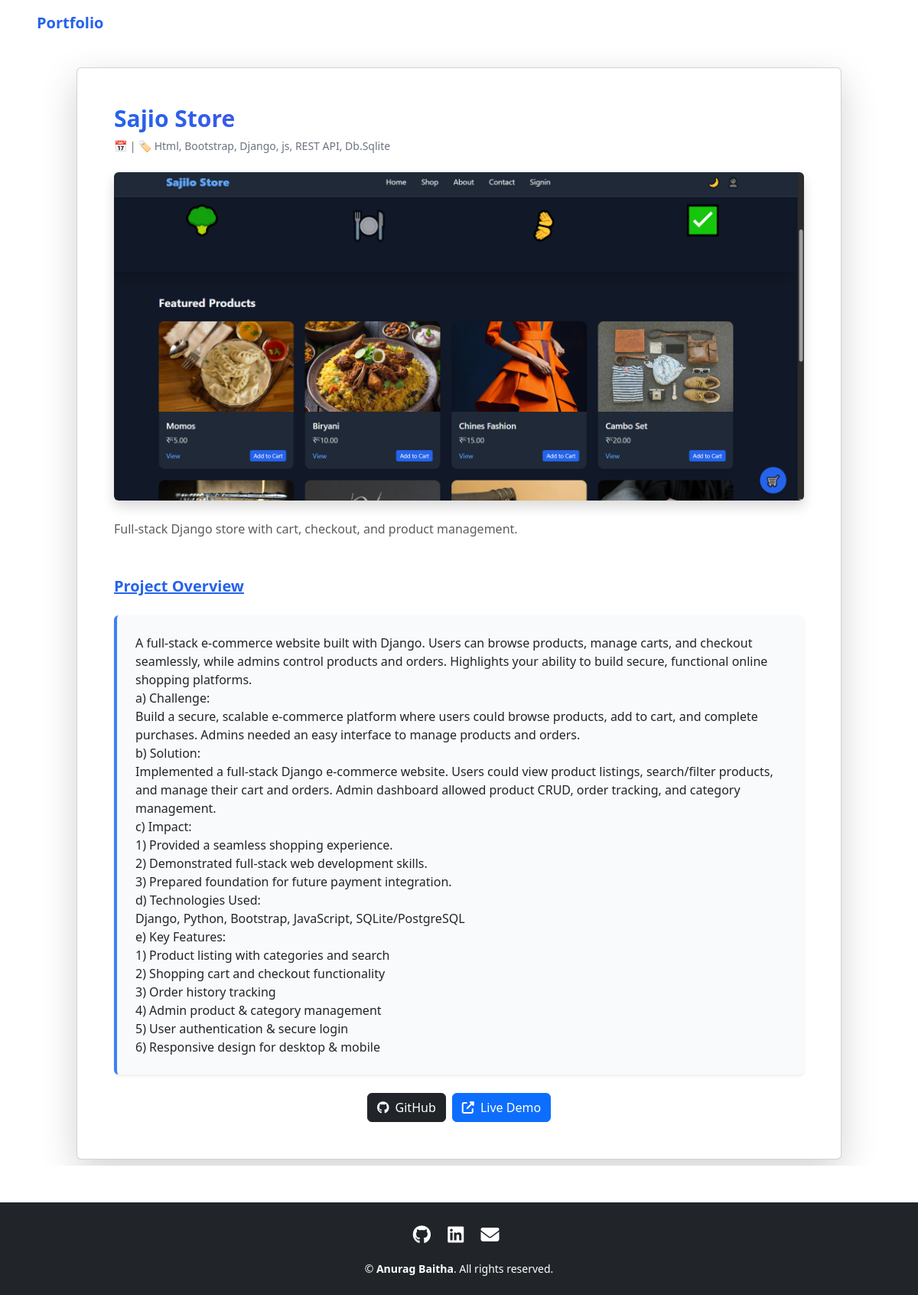
The app's page /projects/2/ with its own data.
### Mainapp/models.py (models this page shows, shortened)
class Project(models.Model):
    title = models.CharField(max_length=100)
    description = models.TextField()
    image = models.ImageField(upload_to='project_images/', blank=True, null=True)
    github_url = models.URLField(blank=True, null=True)
    link = models.URLField(blank=True, null=True)
    tags = models.CharField(max_length=255, blank=True)

class ProjectsDetails(models.Model):
    project = models.ForeignKey(Project, on_delete=models.CASCADE, related_name="details")
    descriptions = models.TextField()

### Mainapp/views.py (the view)
# urls.py: path('projects/<int:id>/', views.project_detail, name='project_detail'),
def project_detail(request, id):
    project = get_object_or_404(Project, id=id)
    return render(request, 'project_detail.html', {'project': project})

### Mainapp/templates/project_detail.html (shortened to what this page needs)
{% extends "base.html" %}
{% block content %}
<link href="https://unpkg.com/aos@2.3.1/dist/aos.css" rel="stylesheet">
<div class="container py-2">
    <div class="card shadow-lg p-5 relative">
        <div id="project-content" class="opacity-0 transition-opacity duration-500">
            <h1 class="mb-2 text-3xl font-extrabold bg-gradient-to-r from-blue-600 to-purple-600 bg-clip-text text-transparent"
                data-aos="fade-down">
            </h1>
            <p class="text-sm text-gray-500 mb-4" data-aos="fade-down" data-aos-delay="200">
                📅 {{ project.created_at|date:"M d, Y" }}
                {% if project.tags %} | 🏷️ {{ project.tags }} {% endif %}
            </p>
            {% if project.image %}
            <img src="{{ project.image.url }}" alt="{{ project.title }}"
                 class="img-fluid rounded mb-4 shadow"
                 data-aos="zoom-in" data-aos-delay="300">
            {% endif %}
            <p class="text-muted leading-relaxed" data-aos="fade-up" data-aos-delay="400">
                {{ project.description }}
            </p>
            <h3 class="mt-5 font-bold underline text-blue-600 text-xl"
                data-aos="fade-right" data-aos-delay="500">
                Project Overview
            </h3><br>
           <div class="grid gap-6">
    {% if project.details.exists %}
        {% for detail in project.details.all %}
            <div class="p-4 border-l-4 border-blue-500 bg-gray-50 rounded shadow-sm transition hover:shadow-md
                        {% if forloop.counter|divisibleby:2 %} self-end text-right {% else %} text-left {% endif %}"
                 data-aos="fade-up" data-aos-delay="{{ forloop.counter0|add:5 }}00">
                {{ detail.descriptions|linebreaks }}
            </div>
        {% endfor %}
    {% else %}
        <p class="text-muted" data-aos="fade-up">No features added yet.</p>
    {% endif %}
</div>
            <div class="mt-4 d-flex justify-content-center gap-2">
                {% if project.github_url %}
                    <a href="{{ project.github_url }}" target="_blank" class="btn btn-dark">
                        <i class="fab fa-github me-1"></i> GitHub
                    </a>
                {% endif %}
                {% if project.link %}
                    <a href="{{ project.link }}" target="_blank" class="btn btn-primary">
                        <i class="fas fa-external-link-alt me-1"></i> Live Demo
                    </a>
                {% endif %}
            </div>
        </div>
    </div>
</div>
<link rel="stylesheet" href="https://cdnjs.cloudflare.com/ajax/libs/font-awesome/6.5.2/css/all.min.css">
{% endblock %}

### records on screen
Project: tags "Html, Bootstrap, Django, js, REST API, Db.Sqlite", image (picture), description "Full-stack Django store with cart, checkout, and product management."
ProjectsDetails: descriptions "A full-stack e-commerce website built with Django. Users can browse products, manage carts, and checkout seamlessly, while admins control products and orders. Highlights your ability to build secure, functional online shopping platforms. a) Challenge: Build a secure, scalable e-commerce platform where users could browse products, add to cart, and complete purchases. Admins needed an easy interface to manage products and orders. b) Solution: Implemented a full-stack Django e-commerce website. Users could view product listings, search/filter products, and manage their cart and orders. Admin dashboard allowed product CRUD, order tracking, and category management. c) Impact: 1) Provided a…"
